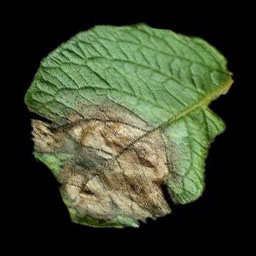
#> input picture dataset/blight/blight_17.jpg, 256 x 256 px; its folder holds only this picture in this run
$ python main.py
#> lines starting #> are read from the running program, lines starting #| are printed output that depends on the picture; after the words box and inside, x2 and y2 are one past the last pixel; in counts of white or black regions, pixels touching at a corner belong together
import os
import cv2
import numpy as np
import pandas as pd
import matplotlib.pyplot as plt
import seaborn as sns

import math
from scipy.stats import skew, kurtosis
from math import sqrt
from sklearn.preprocessing import MinMaxScaler
from sklearn.model_selection import train_test_split, cross_val_score, StratifiedKFold, GridSearchCV
from sklearn.svm import SVC
from sklearn.metrics import (accuracy_score, classification_report, confusion_matrix, roc_auc_score, precision_score,
                             recall_score, f1_score, roc_curve, auc, precision_recall_curve)

# Yeni modeller için importlar
from sklearn.ensemble import RandomForestClassifier
from sklearn.neighbors import KNeighborsClassifier
from sklearn.linear_model import LogisticRegression


# --- Görüntü İşleme Kısmı ---

def filter_non_green_lab(image_path, output_path):
#> called with image_path = 'dataset/blight/blight_17.jpg'
    img = cv2.imread(image_path)
#> img is the input picture: shape (256, 256, 3); mean B, G, R 45.1, 67.4, 59
    median = cv2.medianBlur(img, 5)
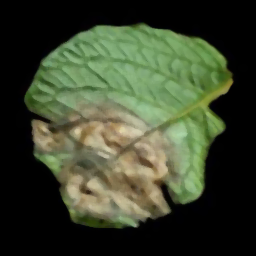
#> median: shape (256, 256, 3); mean B, G, R 45.3, 67.6, 59.2
    lab_img = cv2.cvtColor(median, cv2.COLOR_BGR2LAB)
#> lab_img: shape (256, 256, 3); mean of channels 0, 1, 2 68.6, 121.1, 139.1
    _, a_channel, _ = cv2.split(lab_img)
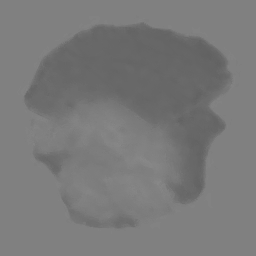
#> a_channel: shape (256, 256); min 97, max 136, mean 121.1
    green_mask_lab = cv2.inRange(a_channel, 128, 255)
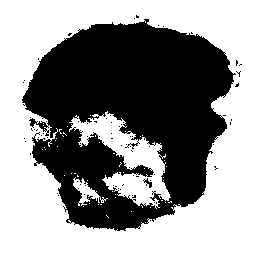
#> green_mask_lab: shape (256, 256); 56.5% white; 77 black regions (75 under 20 px), largest, box (x1, y1, x2, y2) and area: (22, 19, 236, 231) 28291, (143, 178, 152, 188) 37
    result_non_green_lab = cv2.bitwise_and(img, img, mask=green_mask_lab)
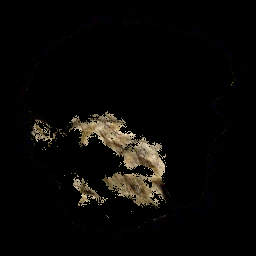
#> result_non_green_lab: shape (256, 256, 3); mean B, G, R 6.2, 8.4, 9.5
    cv2.imwrite(output_path, result_non_green_lab)


def process_images_in_subfolder_filter(subfolder_path, base_output_folder):
    image_files = [
        f.path
        for f in os.scandir(subfolder_path)
        if f.is_file() and f.name.lower().endswith((".jpg", ".jpeg", ".png"))
    ]
    output_folder = os.path.join(base_output_folder, os.path.basename(subfolder_path))
    os.makedirs(output_folder, exist_ok=True)

    for image_path in image_files:
        output_file = os.path.join(output_folder, f"processed_{os.path.basename(image_path)}")
        filter_non_green_lab(image_path, output_file)


def run_image_preprocessing(folder_path, output_base_folder="output_preprocessing"):
    print("Görüntü ön işleme adımı başlatılıyor...")
    subfolders = [f.path for f in os.scandir(folder_path) if f.is_dir()]

    for subfolder in subfolders:
        process_images_in_subfolder_filter(subfolder, output_base_folder)
#> pass 2 of the loop in run_image_preprocessing, `for subfolder in subfolders:`:
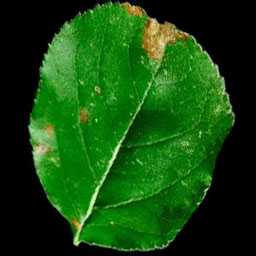
#> input picture dataset/rot/rot_10.jpg, 256 x 256 px
#> in filter_non_green_lab, img is the input picture: shape (256, 256, 3); mean B, G, R 13.3, 72.7, 19.6
#> lab_img: shape (256, 256, 3); mean of channels 0, 1, 2 67.1, 102.7, 153.4
#> in filter_non_green_lab (call 2), `green_mask_lab = cv2.inRange(a_channel, 128, 255)`:
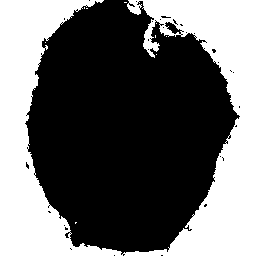
#> green_mask_lab: shape (256, 256); 40.4% white; 10 white regions (9 under 20 px), largest, box (x1, y1, x2, y2) and area: (0, 0, 256, 256) 26472
#> in filter_non_green_lab (call 2), `result_non_green_lab = cv2.bitwise_and(img, img, mask=green_mask_lab)`:
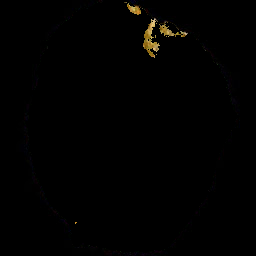
#> result_non_green_lab: shape (256, 256, 3); mean B, G, R 0.7, 1.2, 1.5
    print(f"Görüntü ön işleme tamamlandı. İşlenmiş görüntüler '{output_base_folder}' klasörüne kaydedildi.")
    return output_base_folder


# --- Öznitelik Çıkarımı ve Normalizasyon Kısmı ---


# [58 lines left out: function extract_image_features, not called in this run]


def process_subfolder_for_features(subfolder_path, data_list):
    image_files = [
        f.path
        for f in os.scandir(subfolder_path)
        if f.is_file() and f.name.lower().endswith((".jpg", ".jpeg", ".png"))
    ]
    label = os.path.basename(subfolder_path)
    for image_path in image_files:
        extract_image_features(image_path, label, data_list)


def feature_extraction(folder_path, output_csv_file="image_features.csv"):
#> called with folder_path = 'output_preprocessed_images', output_csv_file = 'image_features_raw.csv'
    print("Öznitelik çıkarımı adımı başlatılıyor...")
    subfolders = [f.path for f in os.scandir(folder_path) if f.is_dir()]
    data = []
    for subfolder in subfolders:
        process_subfolder_for_features(subfolder, data)
#> pass 2 of the loop in feature_extraction, `for subfolder in subfolders:`:

    column_names = [
        "Image", "Energy", "Homogeneity", "RMSE", "Smoothness", "Skewness", "Kurtosis",
        "Contrast", "SD", "Mean", "Entropy", "Correlation", "Inverse Difference Moment", "Variance", "Label"
    ]
    df = pd.DataFrame(data, columns=column_names)
    df.to_csv(output_csv_file, index=False)
    print(f"Öznitelik çıkarımı tamamlandı. Öznitelikler '{output_csv_file}' dosyasına kaydedildi.")
    return output_csv_file


def normalize_features(input_csv_file, output_csv_file="normalized_features.csv"):
    print("Öznitelik normalleştirme adımı başlatılıyor...")
    df = pd.read_csv(input_csv_file)
    if 'Image' in df.columns:
        df = df.drop('Image', axis=1)

    # 'Label' sütunu hariç tüm sayısal sütunları seç
    numerical_cols = df.select_dtypes(include=np.number).columns.tolist()
    df_to_normalize = df[numerical_cols]
    scaler = MinMaxScaler(feature_range=(0, 1))
#> (the run stopped early here; a loop or call above may not have finished)
